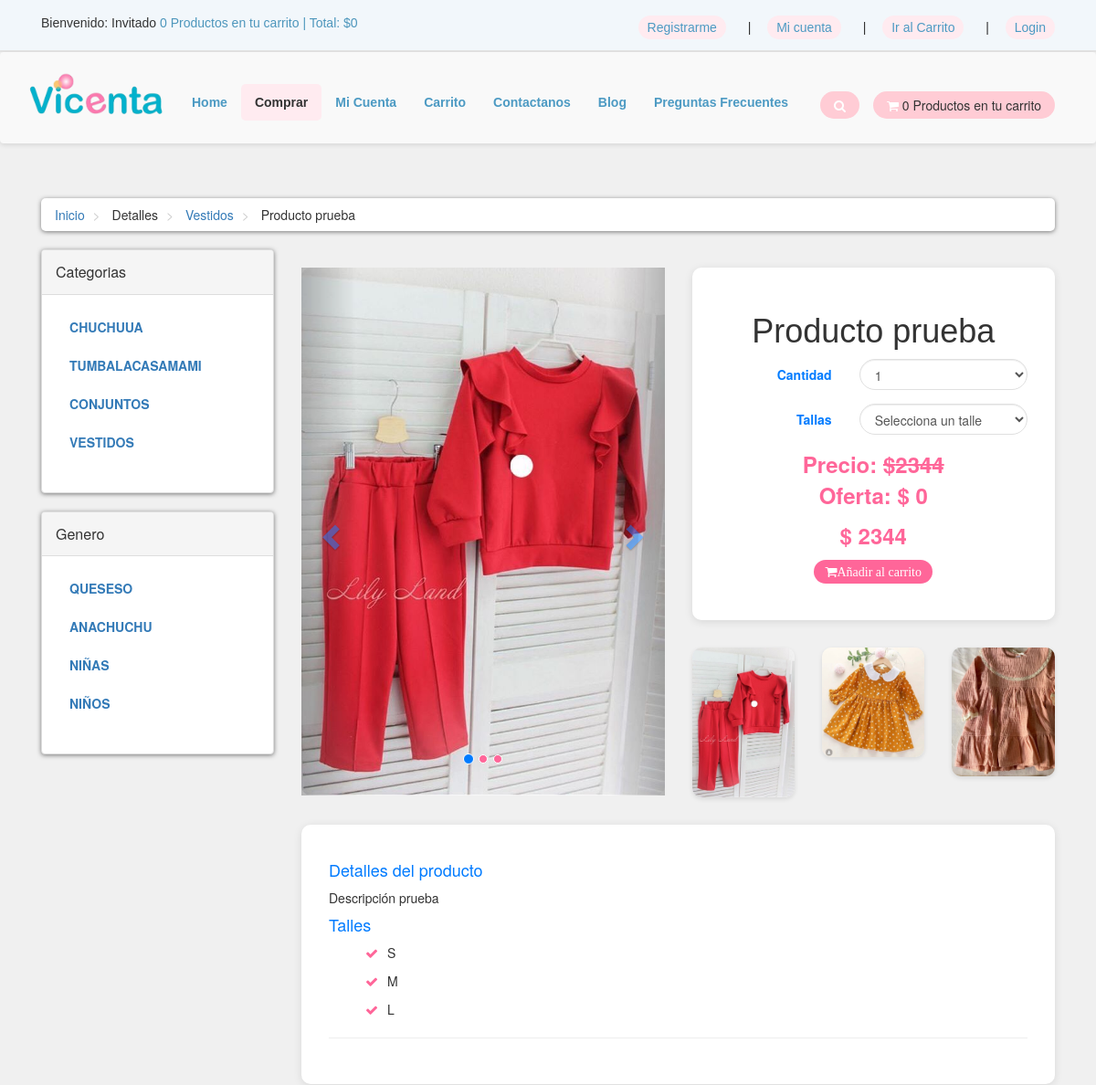
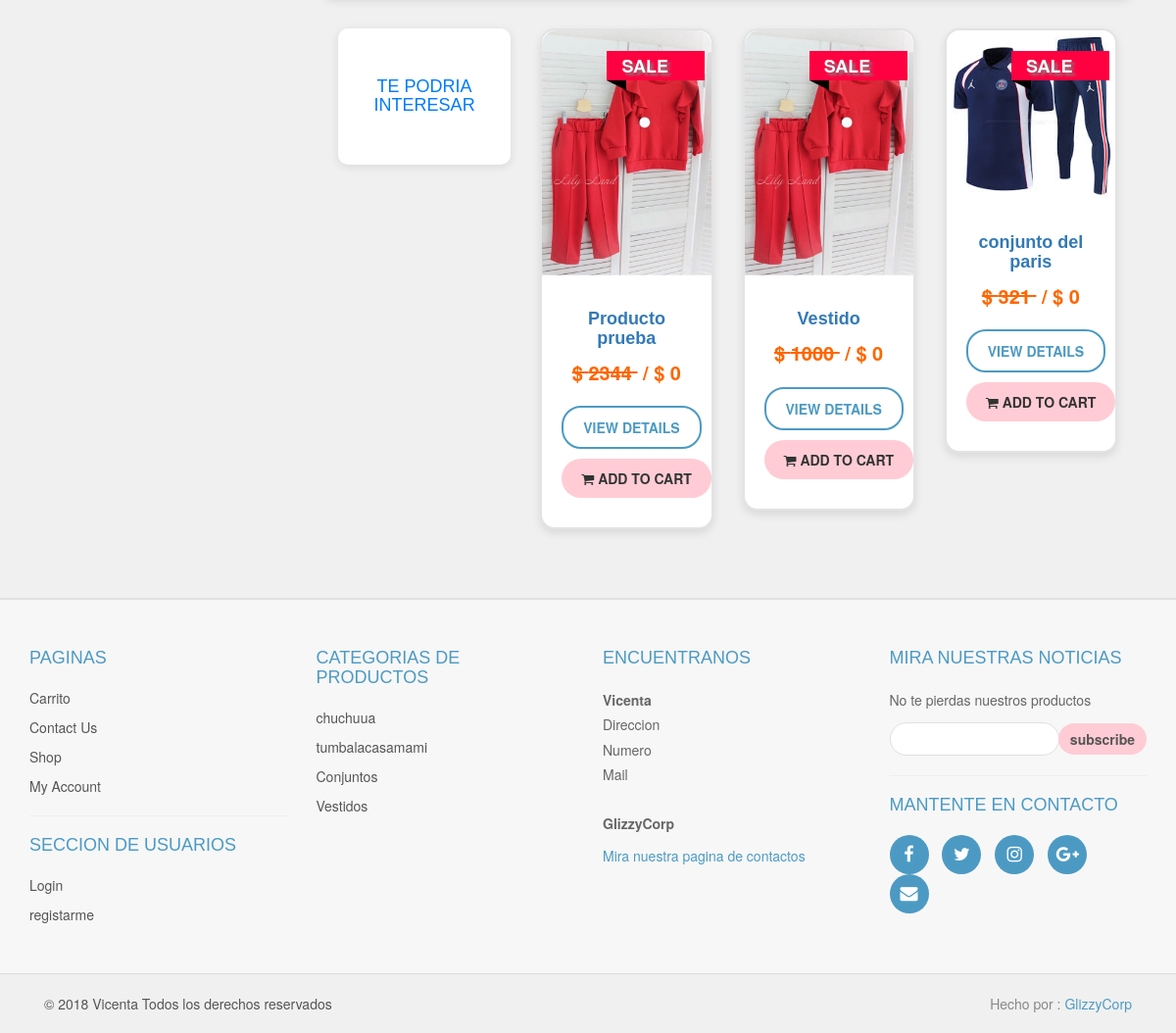
The app's page /details.php?pro_id=4 with its own data (2 pictures, top to bottom).
### tables this page shows
CREATE TABLE `productos_categorias` (
  `p_cat_id` int(10) NOT NULL,
  `p_cat_titulo` text NOT NULL,
  `p_cat_desc` text NOT NULL
);

CREATE TABLE `productos` (
  `producto_id` int(10) NOT NULL,
  `p_cat_id` int(10) NOT NULL,
  `cat_id` int(10) NOT NULL,
  `date` timestamp NOT NULL DEFAULT current_timestamp() ON UPDATE current_timestamp(),
  `producto_titulo` text NOT NULL,
  `producto_img1` text NOT NULL,
  `producto_img2` text NOT NULL,
  `producto_img3` text NOT NULL,
  `producto_precio` int(11) NOT NULL,
  `producto_desc` text NOT NULL,
  `producto_keywords` text NOT NULL,
  `producto_etiqueta` text NOT NULL,
  `producto_oferta` int(100) NOT NULL
);

CREATE TABLE `categorias` (
  `cat_id` int(10) NOT NULL,
  `cat_titulo` text NOT NULL,
  `cat_desc` text NOT NULL
);

### details.php (the view, shortened to what this page needs)
<?php
include("includes/header.php");
?>
<?php
if(isset($_GET['pro_id'])){
    $product_id = $_GET['pro_id'];
    $get_product = "select * from productos where producto_id='$product_id'";
    $run_product = mysqli_query($con,$get_product);
    $row_products = mysqli_fetch_array($run_product);
    $p_cat_id = $row_products['p_cat_id'];
    $pro_price = $row_products['producto_precio'];
    $pro_sale_price = $row_products['producto_oferta'];
    $pro_desc = $row_products['producto_desc'];
    $pro_img1 = $row_products['producto_img1'];
    $pro_img2 = $row_products['producto_img2'];
    $pro_img3 = $row_products['producto_img3'];
    $pro_label = $row_products['producto_etiqueta'];
    if($pro_label == ""){
    }else{
        $product_label = "
            <a href='#' class='label $pro_label'>
                <div class='theLabel'> $pro_label </div>
                <div class='labelBackground'>  </div>
            </a>
        ";
    }
}
?>
   <div id="content">
    <div class="container">
        <div class="col-md-12">
        <ul class="breadcrumb">
            <li>
                <a href="index.php">Inicio</a>
            </li>
            <li>
                Detalles
            </li>
            <li>
                    <a href="shop.php?p_cat=<?php echo $p_cat_id; ?>"><?php echo $p_cat_titulo; ?></a>
                   </li>
                   <li> <?php echo $pro_titulo; ?> </li>
        </ul>
        </div>
        <div class="col-md-3">
        <?php
             include("includes/sidebar.php");
        ?>
        </div>
        <div class="col-md-9">
               <div id="productMain" class="row">
                   <div class="col-sm-6">
                       <div id="mainImage">
                           <div id="myCarousel" class="carousel slide" data-ride="carousel">
                               <ol class="carousel-indicators">
                                   <li data-target="#myCarousel" data-slide-to="0" class="active" ></li>
                                   <li data-target="#myCarousel" data-slide-to="1"></li>
                                   <li data-target="#myCarousel" data-slide-to="2"></li>
                               </ol>
                               <div class="carousel-inner">
                                   <div class="item active">
                                       <center><img class="img-responsive" src="admin_area/product_images/<?php echo $pro_img1; ?>" alt="Product 3-a"></center>
                                   </div>
                               </div>
                               <a href="#myCarousel" class="left carousel-control" data-slide="prev">
                                   <span class="glyphicon glyphicon-chevron-left"></span>
                               </a>
                               <a href="#myCarousel" class="right carousel-control" data-slide="next">
                                   <span class="glyphicon glyphicon-chevron-right"></span>
                               </a>
                           </div>
                       </div>
                   </div>
                   <div class="col-sm-6">
                       <div class="box">
                           <h1 class="text-center"><?php echo $pro_titulo; ?></h1>
                           <form action="details.php?pro_id=<?php echo $producto_id; ?>" method="POST" class="form-horizontal">
                                <div class="form-group">
                                    <label for="" class="col-md-5 control-label">Cantidad</label>
                                    <div class="col-md-7">
                                        <select name="cant" id="" class="form-control" required>
                                            <option>1</option>
                                        </select>
                                    </div>
                                </div>
                                <div class="form-group">
                                    <label class="col-md-5 control-label">Tallas</label>
                                    <div class="col-md-7">
                                        <select name="talle" class="form-control" required oninput="setCustomValidity('')"
                                            oninvalid="setCustomValidity('Seleccione un talle')">
                                            <option value="" disabled selected>Selecciona un talle</option>
                                        </select>
                                    </div>
                                </div>
                                <?php
                                    if($pro_label == "sale"){
                                        echo "
                                            <p class='price'>
                                            Precio: <del> $$pro_price</del><br/>
                                            Oferta: $    $pro_sale_price
                                            </p>
                                        ";
                                    }else{
                                        echo "
                                            <p class='price'>
                                            Precio: $ $pro_price
                                            </p>
                                        ";
                                    }
                                    ?>
                                <p class="price"><?php echo "$ $pro_price" ?></p>
                                <p class="text-center buttons">
                                    <button type="submit" class="btn btn-primary i fa fa-shopping-cart">Añadir al carrito</button>
                                </p>
                            </form>
                        </div>
                    <div class="row" id="thumbs">
                    <div class="col-xs-4">
                        <a data-target="#myCarousel" data-slide-to="0" href="#" class="thumb">
                            <img src="admin_area/product_images/<?php echo $pro_img1; ?>" alt="producto 1" class="img-responsive">
                        </a>
                    </div>
                    <div class="col-xs-4">
                        <a data-target="#myCarousel" data-slide-to="1" href="#" class="thumb">
                            <img src="admin_area/product_images/<?php echo $pro_img2; ?>" alt="producto 2" class="img-responsive">
                        </a>
                    </div>
                    <div class="col-xs-4">
                        <a data-target="#myCarousel" data-slide-to="2" href="#" class="thumb">
                            <img src="admin_area/product_images/<?php echo $pro_img3; ?>" alt="producto 3" class="img-responsive">
                        </a>
                    </div>
                    </div>
                  </div>
                  <br>
                  <br>
                    </div>
                <div class="box" id="details">
                <h4>Detalles del producto</h4>
                <p>
                <?php echo $pro_desc; ?>
                </p>
                <h4>Talles</h4>
                <ul>
                    <li>S</li>
                    <li>M</li>
                    <li>L</li>
                </ul>
                <hr>
            </div>
                <div id="row same-height-row">
                    <div class="col-md-3 col-sm-6">
                        <div class="box same-height headline">
                            <h3 class="text-center">Te podria interesar</h3>
                        </div>
                    </div>
                    <?php
                   $get_products = "select * from productos order by rand() LIMIT 0,3";
                   $run_products = mysqli_query($con,$get_products);
                  while($row_products=mysqli_fetch_array($run_products)){
                   $pro_id = $row_products['producto_id'];
                   $pro_title = $row_products['producto_titulo'];
                   $pro_price = $row_products['producto_precio'];
                   $pro_sale_price = $row_products['producto_oferta'];
                   $pro_img1 = $row_products['producto_img1'];
                   $pro_label = $row_products['producto_etiqueta'];
                   if($pro_label == "sale"){
                       $product_price = " <del> $ $pro_price </del> ";
                       $product_sale_price = "/ $ $pro_sale_price ";
                   }else{
                       $product_price = "  $ $pro_price  ";
                       $product_sale_price = "";
                   }
                   if($pro_label == ""){
                   }else{
                       $product_label = "
                           <a href='#' class='label $pro_label'>
                               <div class='theLabel'> $pro_label </div>
                               <div class='labelBackground'>  </div>
                           </a>
                       ";
                   }
                   echo "
                   <div class='col-md-3 col-sm-6 center-responsive'>
                       <div class='product'>
                           <a href='details.php?pro_id=$pro_id'>
                               <img class='img-responsive' src='admin_area/product_images/$pro_img1'>
                           </a>
                           <div class='text'>
                               <h3>
                                   <a href='details.php?pro_id=$pro_id'>
                                       $pro_title
                                   </a>
                               </h3>
                               <p class='price'>
                               $product_price &nbsp;$product_sale_price
                               </p>
                               <p class='button'>
                                   <a class='btn btn-default' href='details.php?pro_id=$pro_id'>
                                       View Details
                                   </a>
                                   <a class='btn btn-primary' href='details.php?pro_id=$pro_id'>
                                       <i class='fa fa-shopping-cart'></i> Add to Cart
                                   </a>
                               </p>
                           </div>
                           $product_label
                       </div>
                   </div>
                   ";
                  }
                    ?>
                </div>
                     </div>
                      </div>
            </div>
    <?php
    include("footer.php")
    ?>
</body>
</html>

### functions/functions.php (shortened to what this page needs)
<?php
$db = mysqli_connect("localhost","root","","vicentita");
function getRealIpUser(){
    switch(true){
        default : return $_SERVER['REMOTE_ADDR'];
    }
}
function getPCats(){
    global $db;
    $get_p_cats = " SELECT * FROM productos_categorias";
    $run_p_cats = mysqli_query($db, $get_p_cats);
    while ($row_p_cats = mysqli_fetch_array($run_p_cats)) {
        $p_cat_id = $row_p_cats['p_cat_id'];
        $p_cat_titulo = $row_p_cats['p_cat_titulo'];
        echo "
            <li>
                <a href='tienda.php?p_cat=$p_cat_id'> $p_cat_titulo </a>
            </li>
            ";
    }
}
function getCats(){
    global $db;
    $get_cats = " SELECT * FROM categorias";
    $run_cats = mysqli_query($db, $get_cats);
    while ($row_cats = mysqli_fetch_array($run_cats)) {
        $cat_id = $row_cats['cat_id'];
        $cat_titulo = $row_cats['cat_titulo'];
        echo "
            <li>
                <a href='tienda.php?cat=$cat_id'> $cat_titulo </a>
            </li>
            ";
    }
}
function items(){
    global $db;
    $ip_add = getRealIpUser();
     $get_items = "SELECT * FROM cart WHERE ip_add = '$ip_add'";
    $run_items = mysqli_query($db, $get_items);
    $cont_items = mysqli_num_rows($run_items);
    echo $cont_items;
}
function mont_total(){
    $total = 0;
    echo "$" . $total;
}

### footer.php (shortened to what this page needs)
<div id="footer">
    <div class="container">
        <div class="row">
            <div class="col-sm-6 col-md-3">
               <h4>Paginas</h4>
                <ul>
                    <li><a href="cart.php">Carrito</a></li>
                    <li><a href="contact.php">Contact Us</a></li>
                    <li><a href="tienda.php">Shop</a></li>
                    <li><a href="customer/my_account.php">My Account</a></li>
                </ul>
                <hr>
                <h4>Seccion de usuarios</h4>
                <ul>
                    <li><a href="Micuenta.php">Login</a></li>
                    <li><a href="customer_register.php">registarme</a></li>
                </ul>
            </div>
            <div class="com-sm-6 col-md-3">
                <h4>Categorias de productos</h4>
                <ul>
                <?php
                $get_p_cats = "select * from productos_categorias";
                    $run_p_cats = mysqli_query($con,$get_p_cats);
                    while($row_p_cats=mysqli_fetch_array($run_p_cats)){
                        $p_cat_id = $row_p_cats['p_cat_id'];
                        $p_cat_titulo = $row_p_cats['p_cat_titulo'];
                        echo "
                            <li>
                                <a href='shop.php?p_cat=$p_cat_id'>
                                    $p_cat_titulo
                                </a>
                            </li>
                        ";
                    }
                ?>
                </ul>
            </div>
            <div class="col-sm-6 col-md-3">
                <h4>Encuentranos</h4>
                <p>
                    <strong>Vicenta</strong>
                    <br/>Direccion
                    <br/>Numero
                    <br/>Mail
                    <br>
                    <br/><Strong>GlizzyCorp</Strong></a>
                </p>
                <a href="GlizzyUs.php">Mira nuestra pagina de contactos</a>
            </div>
            <div class="col-sm-6 col-md-3">
                <h4>Mira nuestras noticias</h4>
                <p class="text-muted">
                    No te pierdas nuestros productos
                </p>
                <form action="" method="post">
                    <div class="input-group">
                        <input type="text" class="form-control" name="email">
                        <span class="input-group-btn">
                            <input type="submit" value="subscribe" class="btn btn-default">
                        </span>
                    </div>
                </form>
                <hr>
                <h4>Mantente en contacto</h4>
                <p class="social">
                    <a href="#" class="fa fa-facebook"></a>
                    <a href="#" class="fa fa-twitter"></a>
                    <a href="#" class="fa fa-instagram"></a>
                    <a href="#" class="fa fa-google-plus"></a>
                    <a href="#" class="fa fa-envelope"></a>
                </p>
            </div>
        </div>
    </div>
</div>
<div id="copyright">
    <div class="container">
        <div class="col-md-6">
            <p class="pull-left">&copy; 2018 Vicenta Todos los derechos reservados</p>
        </div>
        <div class="col-md-6">
            <p class="pull-right">Hecho por : <a href="#">GlizzyCorp</a></p>
        </div>
    </div>
</div>

### records on screen
productos_categorias: p_cat_titulo "Vestidos", p_cat_titulo "VESTIDOS"
productos: producto_titulo "Producto prueba", producto_img1 (picture), producto_precio "2344", producto_oferta "0", producto_img2 (picture), producto_img3 (picture), producto_desc "Descripción prueba", producto_oferta "/ $ 0", producto_etiqueta "SALE"
productos_categorias: p_cat_titulo "CHUCHUUA", p_cat_titulo "chuchuua"
productos_categorias: p_cat_titulo "TUMBALACASAMAMI", p_cat_titulo "tumbalacasamami"
productos_categorias: p_cat_titulo "CONJUNTOS", p_cat_titulo "Conjuntos"
categorias: cat_titulo "QUESESO"
categorias: cat_titulo "ANACHUCHU"
categorias: cat_titulo "NIÑAS"
categorias: cat_titulo "NIÑOS"
productos: producto_img1 (picture), producto_titulo "Vestido", producto_precio "1000", producto_oferta "/ $ 0", producto_etiqueta "SALE"
productos: producto_img1 (picture), producto_titulo "conjunto del paris", producto_precio "321", producto_oferta "/ $ 0", producto_etiqueta "SALE"

### other values on screen
$cont_items "0 0"
$total "0"
